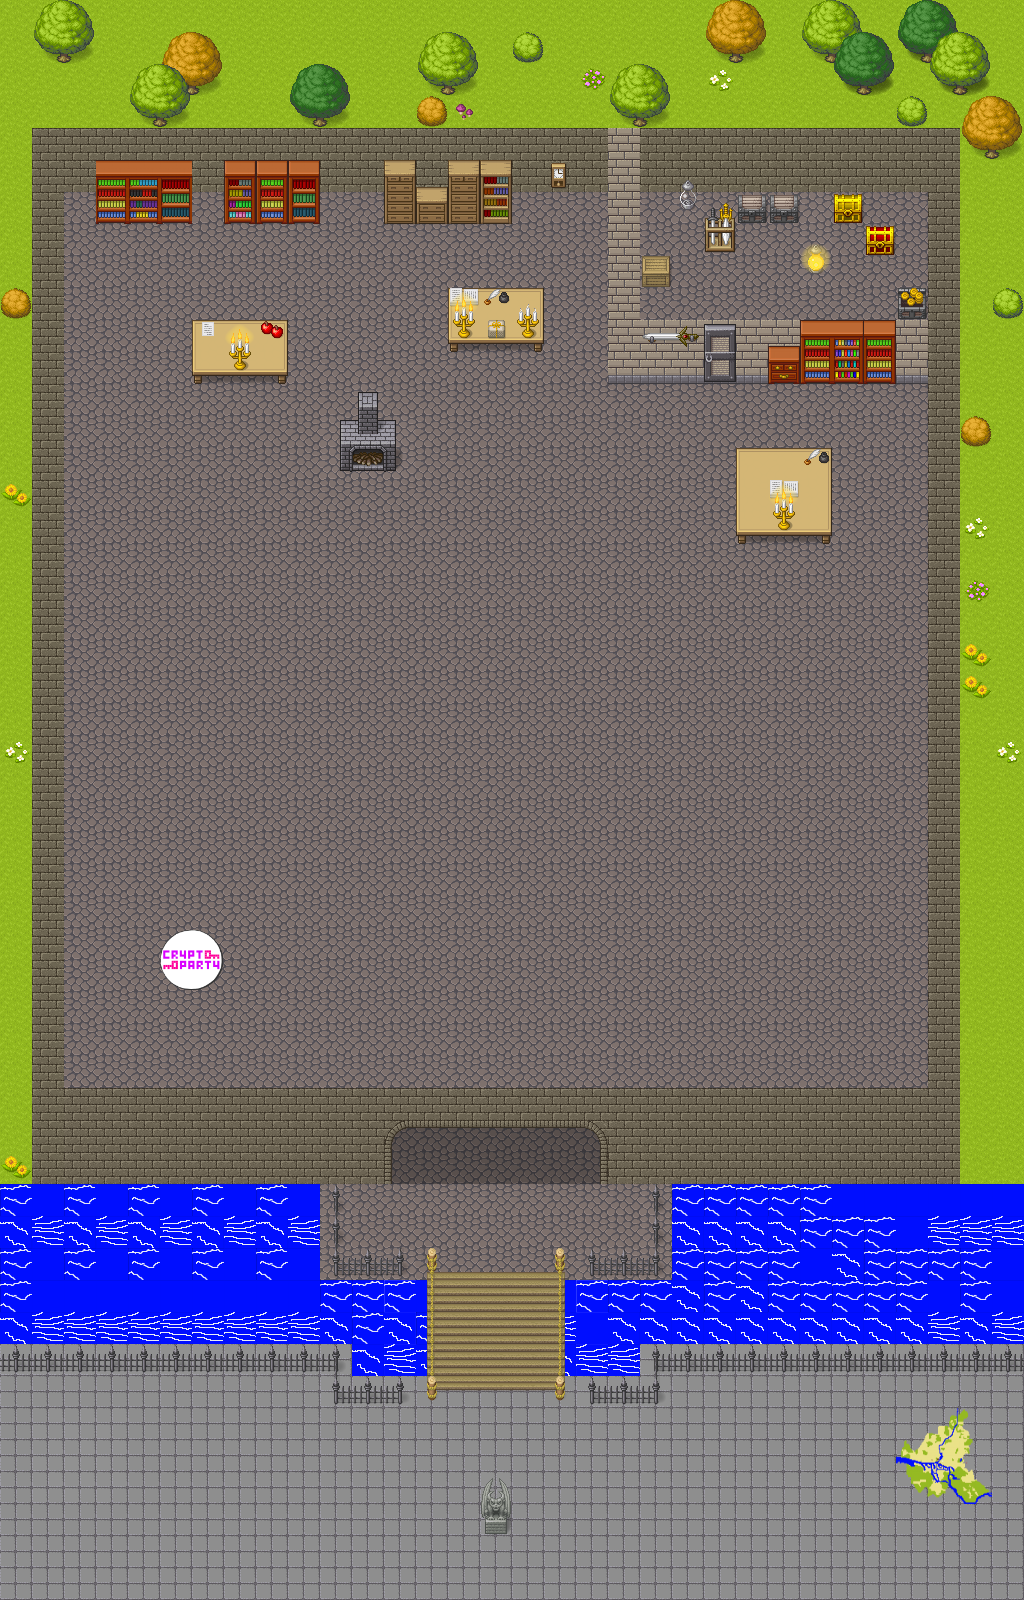

A 2D game scene composited from a Tiled map and its tileset images. What follows is a short description and the map's XML, with each tile layer's data collapsed to a summary:
An orthogonal 32x50 tile map with 32x32 px tiles, 10 tile layers (start, collision, hamburgExit, ground, ...), 4 tilesets.

<map version="1.5" tiledversion="1.7.2" orientation="orthogonal" renderorder="right-down" width="32" height="50" tilewidth="32" tileheight="32" infinite="0" nextlayerid="12" nextobjectid="1">
 <editorsettings>
  <export target="crypto.json" format="json" />
 </editorsettings>
 <tileset firstgid="1" name="cija_expansion" tilewidth="32" tileheight="32" tilecount="1995" columns="15">
  <properties>
   <property name="tilesetCopyright" value="Project Licence" />
  </properties>
  <image source="../cija_32x32_expansion-for-Pipoya_CC0.png" width="480" height="4256" />
 </tileset>
 <tileset firstgid="1996" name="Hamburg_Tiles" tilewidth="32" tileheight="32" tilecount="128" columns="16">
  <properties>
   <property name="tilesetCopyright" value="CCCHH 2020,2021" />
  </properties>
  <image source="../Hamburg_Tiles.png" width="512" height="256" />
 </tileset>
 <tileset firstgid="2124" name="Hamburg-Pixelkarte-Transparent" tilewidth="32" tileheight="32" tilecount="9" columns="3">
  <properties>
   <property name="tilesetCopyright" value="CCCHH 2020,2021" />
  </properties>
  <image source="../Hamburg-Pixelkarte-Transparent.png" width="96" height="96" />
 </tileset>
 <tileset firstgid="2133" name="crypto_tiles" tilewidth="32" tileheight="32" tilecount="100" columns="10">
  <properties>
   <property name="tilesetCopyright" value="Cryptoparty Hamburg 2020,2021" />
  </properties>
  <image source="crypto_tiles.png" width="320" height="320" />
  <tile id="0">
   <properties>
    <property name="collides" type="bool" value="true" />
   </properties>
  </tile>
 </tileset>
 <layer id="3" name="start" width="32" height="50">
  <properties>
   <property name="startLayer" type="bool" value="true" />
  </properties>
  <data>[1600 cells, 9 non-empty, 1 distinct tile ids]</data>
 </layer>
 <layer id="9" name="collision" width="32" height="50">
  <data>[1600 cells, 300 non-empty, 1 distinct tile ids]</data>
 </layer>
 <layer id="4" name="hamburgExit" width="32" height="50">
  <properties>
   <property name="exitUrl" value="../main.json#start_cryptoparty" />
  </properties>
  <data>[1600 cells, 9 non-empty, 1 distinct tile ids]</data>
 </layer>
 <layer id="1" name="ground" width="32" height="50">
  <data>[1600 cells, 1600 non-empty, 7 distinct tile ids]</data>
 </layer>
 <layer id="11" name="Fußboden" width="32" height="50">
  <data>[1600 cells, 4 non-empty, 4 distinct tile ids]</data>
 </layer>
 <layer id="10" name="Brücke" width="32" height="50">
  <data>[1600 cells, 25 non-empty, 9 distinct tile ids]</data>
 </layer>
 <objectgroup id="2" name="floorLayer" />
 <layer id="6" name="Wände" width="32" height="50">
  <data>[1600 cells, 225 non-empty, 9 distinct tile ids]</data>
 </layer>
 <layer id="5" name="Möbel" width="32" height="50">
  <data>[1600 cells, 149 non-empty, 79 distinct tile ids]</data>
 </layer>
 <layer id="7" name="Auf dem Tisch unten" width="32" height="50">
  <data>[1600 cells, 31 non-empty, 9 distinct tile ids]</data>
 </layer>
 <layer id="8" name="Auf dem Tisch oben" width="32" height="50">
  <data>[1600 cells, 35 non-empty, 27 distinct tile ids]</data>
 </layer>
</map>
